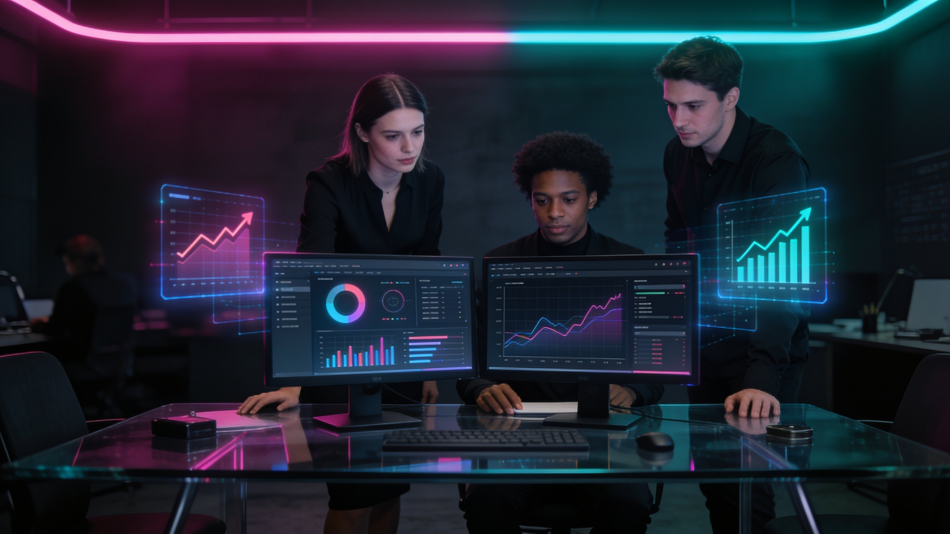
#> input picture 2vibes/images/hero.jpg, 2848 x 1600 px (shown at 1/3 size)
$ python -i s1_qc.py   (imports and definitions only)
#> lines starting #> are read from the running program, lines starting #| are printed output that depends on the picture
#!/usr/bin/env python3
"""S1-2 automatic QC on generated stills (no automatic anatomy judgment).

Checks:
- Laplacian blur (variance of Laplacian) -> below threshold => blur flag
- perceptual-hash duplicates -> near-identical images flagged
- aspect/size -> outside target (1280x720 or 1024x1024) flagged
- text-like artifacts -> flagged for human review (not an automatic pass/fail)
- limb/anatomy -> flagged for HUMAN review only; never claimed as automatic

Stdlib + Pillow + imagehash (if available). No media committed.
"""
from __future__ import annotations

import math
import sys
from pathlib import Path
from typing import Any, Dict, List, Tuple

from PIL import Image, ImageFilter, ImageOps  # noqa: E402

try:  # imagehash is optional; pHash duplicate check degrades gracefully
    import imagehash  # noqa: E402
    _HAS_IMAGEHASH = True
except Exception:  # noqa: BLE001
    _HAS_IMAGEHASH = False

# Target aspect ratios (width:height) accepted for this niche.
TARGET_ASPECTS = {(16, 9), (1, 1)}
TARGET_SIZES = {(1280, 720), (1024, 1024)}


def laplacian_blur(img: Image.Image) -> float:
    """Variance of Laplacian (higher = sharper). Returns float score."""
    gray = ImageOps.grayscale(img)
    lap = gray.filter(ImageFilter.FIND_EDGES)  # proxy for edge energy
    # FIND_EDGES highlights edges; compute variance of pixel intensities
    pixels = list(lap.getdata())
    n = len(pixels)
    mean = sum(pixels) / n
    var = sum((p - mean) ** 2 for p in pixels) / n
    return float(var)


def phash(img: Image.Image) -> Any:
    if not _HAS_IMAGEHASH:
        return None
    return imagehash.phash(img)


# [4 lines left out: function aspect_ratio_ok, not called in this run]


def size_ok(size: Tuple[int, int]) -> bool:
    return size in TARGET_SIZES


# [12 lines left out: function text_like_artifacts, not called in this run]


def check_image(path: Path) -> Dict[str, Any]:
#> called with path = '../../2vibes/images/hero.jpg'
    with Image.open(path) as img:
#> img is the input picture: PIL image 2848x1600 RGB; mean R, G, B 31.8, 36.7, 49.6
        size = img.size
#> size = (2848, 1600)
        blur = laplacian_blur(img)
#> in laplacian_blur, `gray = ImageOps.grayscale(img)`:
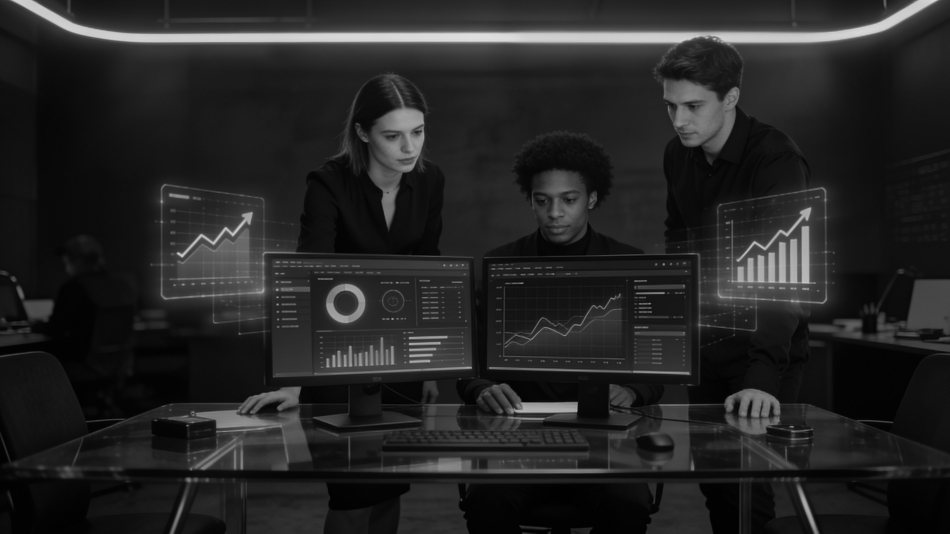
#> gray: PIL image 2848x1600 L (shown at 1/3 size); min 0, max 225, mean 36.7
#> in laplacian_blur, `lap = gray.filter(ImageFilter.FIND_EDGES)`:
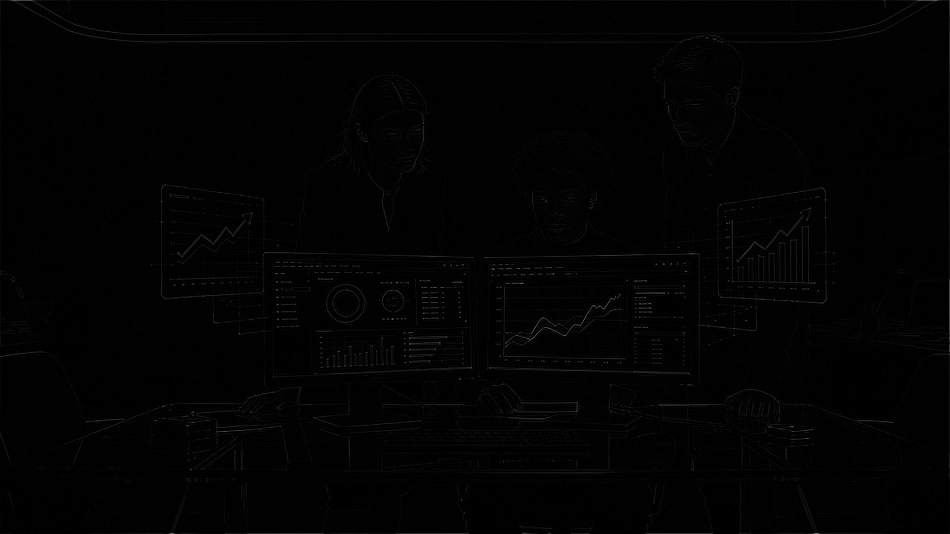
#> lap: PIL image 2848x1600 L (shown at 1/3 size); min 0, max 220, mean 2.3
#> in laplacian_blur, `pixels = list(lap.getdata())`: pixels = 4556800 items
#> in laplacian_blur, `n = len(pixels)`: n = 4556800
#> in laplacian_blur, `mean = sum(pixels) / n`: mean = 2.28
#> in laplacian_blur, `var = sum((p - mean) ** 2 for p in pixels) / n`: var = 36
#> blur = 36
        ph = phash(img)
    return {
        "file": path.name,
        "size": size,
        "aspect_ok": aspect_ratio_ok(size),
        "size_ok": size_ok(size),
        "blur_variance": round(blur, 2),
        "blur_flag": blur < 80.0,  # tentative threshold; tune per batch
        "phash": str(ph) if ph is not None else None,
        "text_like": text_like_artifacts(img),
        # anatomy/limb: deliberately NOT auto-judged -> human review flag
        "anatomy_human_review": True,
    }


# [57 lines left out: function check_batch, not called in this run]

#> (the run stopped early here; a loop or call above may not have finished)

$ run again, on 2vibes/images/social-story.jpg
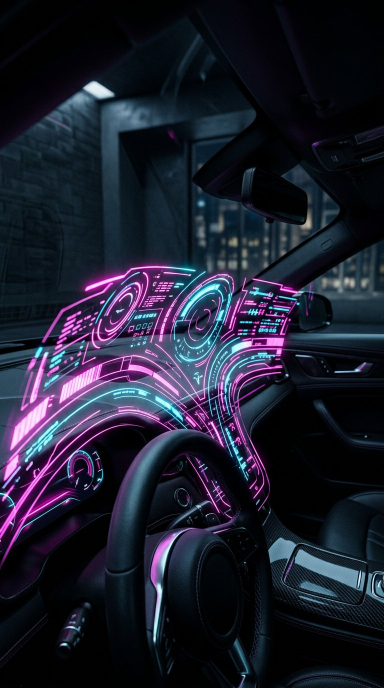
#> input picture 2vibes/images/social-story.jpg, 768 x 1376 px (shown at 1/2 size)
#> in check_image, img is the input picture: PIL image 768x1376 RGB; mean R, G, B 29.5, 31.1, 46.5
#> in laplacian_blur, `gray = ImageOps.grayscale(img)`:
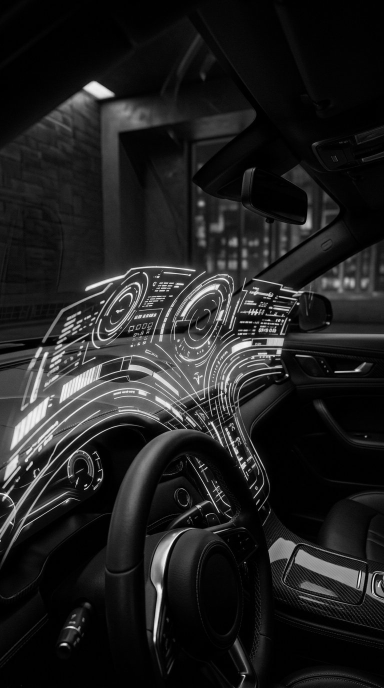
#> gray: PIL image 768x1376 L (shown at 1/2 size); min 0, max 253, mean 32.4
#> in laplacian_blur, `lap = gray.filter(ImageFilter.FIND_EDGES)`:
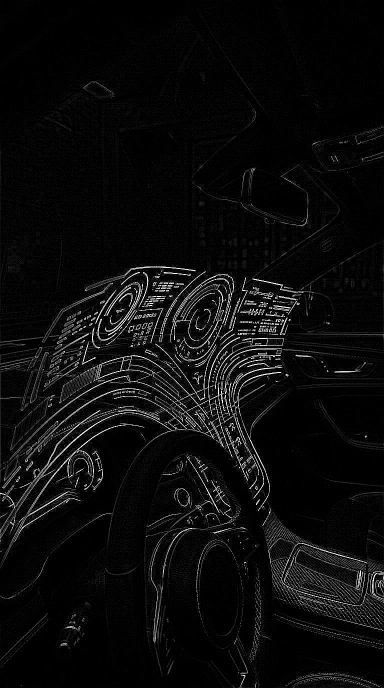
#> lap: PIL image 768x1376 L (shown at 1/2 size); min 0, max 255, mean 12
#> pixels = 1056768 items
#> n = 1056768
#> mean = 11.97
#> var = 1592

$ run again, on 2vibes/images/team.jpg
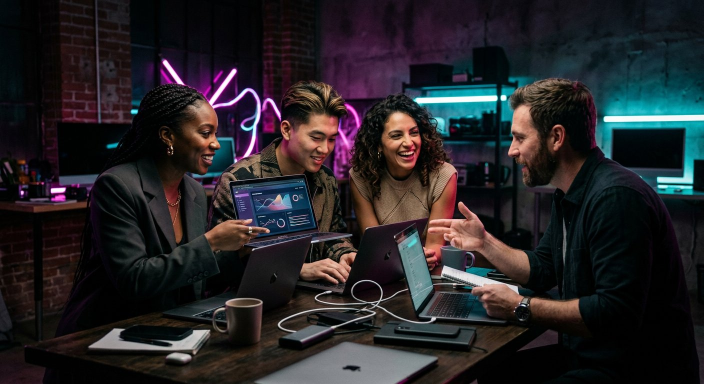
#> input picture 2vibes/images/team.jpg, 1408 x 768 px (shown at 1/2 size)
#> in check_image, img is the input picture: PIL image 1408x768 RGB; mean R, G, B 37.5, 35.6, 38.8
#> in laplacian_blur, `gray = ImageOps.grayscale(img)`:
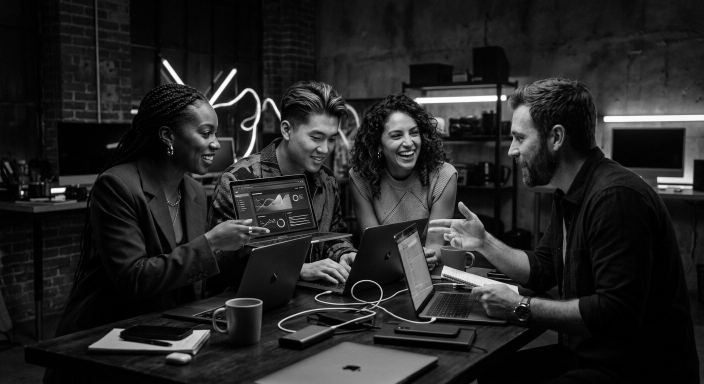
#> gray: PIL image 1408x768 L (shown at 1/2 size); min 0, max 255, mean 36.5
#> in laplacian_blur, `lap = gray.filter(ImageFilter.FIND_EDGES)`:
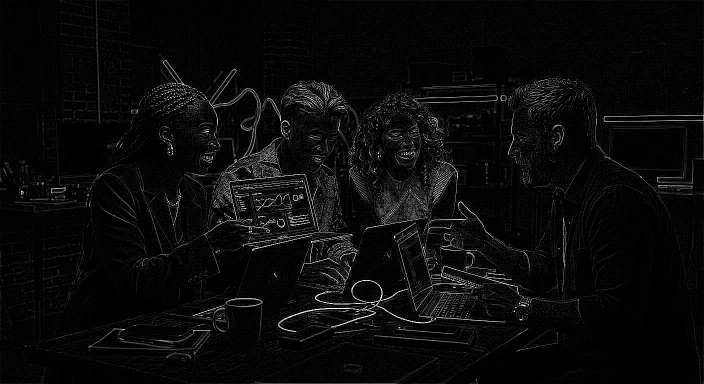
#> lap: PIL image 1408x768 L (shown at 1/2 size); min 0, max 255, mean 10
#> pixels = 1081344 items
#> n = 1081344
#> mean = 10.01
#> var = 921.2
